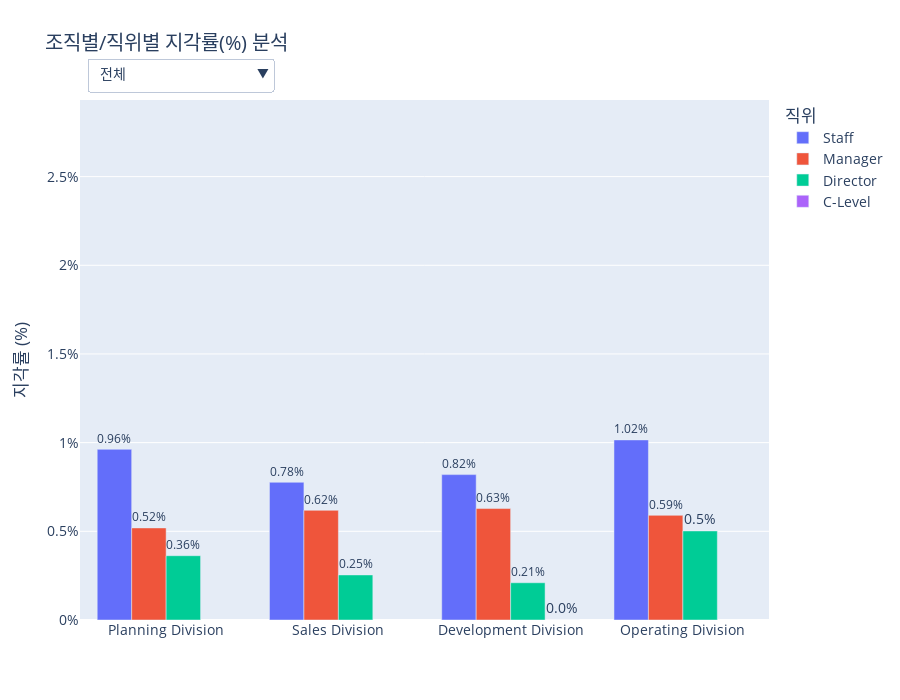

Here is the notebook cell this chart was saved with:
### Code cell
import pandas as pd
import numpy as np
import plotly.graph_objects as go
import plotly.io as pio
import plotly.express as px
import datetime

# --- 1. 데이터 임포트 ---
from services.tables.Time_Attendance.detailed_working_info_table import detailed_work_info_df
from services.tables.Time_Attendance.working_info_table import work_info_df
from services.tables.HR_Core.department_info_table import department_info_df
from services.tables.HR_Core.position_info_table import position_info_df
from services.tables.HR_Core.position_table import position_df
from services.tables.HR_Core.department_table import (
    dept_level_map, parent_map_dept, dept_name_map,
    division_order, office_order
)
from services.helpers.utils import find_parents

def create_figure():
    """
    제안 14: 조직별/직위별 지각률(%) 분석 그래프를 생성합니다.
    """
    # --- 2. 데이터 준비 및 가공 ---
    work_records = detailed_work_info_df.copy()
    work_records = work_records[~work_records['WORK_ETC'].isin(['휴가', '주말 휴무', '비번', '휴무'])]
    work_records = work_records[work_records['DATE_START_TIME'] != '-']
    normal_work_emp_ids = work_info_df[work_info_df['WORK_SYS_ID'] == 'WS001']['EMP_ID'].unique()
    work_records = work_records[work_records['EMP_ID'].isin(normal_work_emp_ids)].copy()
    work_records['DATE'] = pd.to_datetime(work_records['DATE'])
    
    dept_info_sorted = department_info_df.sort_values(['DEP_APP_START_DATE', 'EMP_ID'])
    pos_info_sorted = position_info_df.sort_values(['GRADE_START_DATE', 'EMP_ID'])
    analysis_df = work_records.sort_values(['DATE', 'EMP_ID'])
    analysis_df = pd.merge_asof(analysis_df, dept_info_sorted[['EMP_ID', 'DEP_APP_START_DATE', 'DEP_ID']],left_on='DATE', right_on='DEP_APP_START_DATE', by='EMP_ID', direction='backward')
    analysis_df = pd.merge_asof(analysis_df, pos_info_sorted[['EMP_ID', 'GRADE_START_DATE', 'POSITION_ID']],left_on='DATE', right_on='GRADE_START_DATE', by='EMP_ID', direction='backward')
    
    parent_info = analysis_df['DEP_ID'].apply(lambda x: find_parents(x, dept_level_map, parent_map_dept, dept_name_map))
    analysis_df = pd.concat([analysis_df, parent_info], axis=1)
    analysis_df = pd.merge(analysis_df, position_df[['POSITION_ID', 'POSITION_NAME']].drop_duplicates(), on='POSITION_ID', how='left')
    analysis_df = analysis_df.dropna(subset=['DIVISION_NAME', 'OFFICE_NAME', 'POSITION_NAME'])
    analysis_df = analysis_df.copy()
    
    analysis_df['START_TIME_OBJ'] = pd.to_datetime(analysis_df['DATE_START_TIME'], format='%H:%M', errors='coerce').dt.time
    gso_mask = analysis_df['OFFICE_NAME'] == 'Global Sales Office'
    analysis_df.loc[gso_mask, 'IS_LATE'] = analysis_df.loc[gso_mask, 'START_TIME_OBJ'] > datetime.time(11, 0)
    analysis_df.loc[~gso_mask, 'IS_LATE'] = analysis_df.loc[~gso_mask, 'START_TIME_OBJ'] > datetime.time(10, 0)
    
    total_days = analysis_df.groupby(['DIVISION_NAME', 'OFFICE_NAME', 'POSITION_NAME'], observed=False).size().reset_index(name='TOTAL_DAYS')
    late_days = analysis_df[analysis_df['IS_LATE']].groupby(['DIVISION_NAME', 'OFFICE_NAME', 'POSITION_NAME'], observed=False).size().reset_index(name='LATE_DAYS')
    lateness_df = pd.merge(total_days, late_days, on=['DIVISION_NAME', 'OFFICE_NAME', 'POSITION_NAME'], how='left').fillna(0)
    lateness_df['LATENESS_RATE'] = (lateness_df['LATE_DAYS'] / lateness_df['TOTAL_DAYS']) * 100
    div_lateness_df = lateness_df.groupby(['DIVISION_NAME', 'POSITION_NAME'], observed=False).agg(TOTAL_DAYS=('TOTAL_DAYS', 'sum'), LATE_DAYS=('LATE_DAYS', 'sum')).reset_index()
    div_lateness_df['LATENESS_RATE'] = (div_lateness_df['LATE_DAYS'] / div_lateness_df['TOTAL_DAYS']) * 100
    
    div_lateness_df['DIVISION_NAME'] = pd.Categorical(div_lateness_df['DIVISION_NAME'], categories=division_order, ordered=True)
    lateness_df['OFFICE_NAME'] = pd.Categorical(lateness_df['OFFICE_NAME'], categories=office_order, ordered=True)
    div_lateness_df = div_lateness_df.sort_values('DIVISION_NAME')
    lateness_df = lateness_df.sort_values(['DIVISION_NAME', 'OFFICE_NAME'])

    # --- 3. Plotly 인터랙티브 그래프 생성 ---
    y_max = pd.concat([div_lateness_df['LATENESS_RATE'], lateness_df['LATENESS_RATE']]).max()
    fixed_y_range = [0, y_max * 1.2]

    fig = go.Figure()
    position_order = ['Staff', 'Manager', 'Director', 'C-Level']
    colors = px.colors.qualitative.Plotly
    
    for i, pos_name in enumerate(position_order):
        df_filtered = div_lateness_df[div_lateness_df['POSITION_NAME'] == pos_name]
        fig.add_trace(go.Bar(x=df_filtered['DIVISION_NAME'], y=df_filtered['LATENESS_RATE'], name=pos_name, marker_color=colors[i],
                             text=df_filtered['LATENESS_RATE'].round(2).astype(str) + '%', textposition='outside'))
    
    office_traces_map = {}
    trace_idx_counter = len(fig.data)
    for div_name in division_order:
        office_div_df = lateness_df[lateness_df['DIVISION_NAME'] == div_name]
        office_traces_map[div_name] = []
        for j, pos_name in enumerate(position_order):
            df_filtered = office_div_df[office_div_df['POSITION_NAME'] == pos_name]
            fig.add_trace(go.Bar(x=df_filtered['OFFICE_NAME'], y=df_filtered['LATENESS_RATE'], name=pos_name, visible=False, marker_color=colors[j],
                                     text=df_filtered['LATENESS_RATE'].round(2).astype(str) + '%', textposition='outside'))
            office_traces_map[div_name].append(trace_idx_counter)
            trace_idx_counter += 1

    # --- 4. 드롭다운 메뉴 및 레이아웃 업데이트 ---
    buttons = []
    visible_div = [True]*len(position_order) + [False]*(len(fig.data)-len(position_order))
    text_div = [div_lateness_df[div_lateness_df['POSITION_NAME'] == p]['LATENESS_RATE'].round(2).astype(str) + '%' for p in position_order] + [None]*(len(fig.data)-len(position_order))
    buttons.append(dict(label='전체', method='update',
                        args=[{'visible': visible_div, 'text': text_div},
                              {'title': '전체 Division별 지각률(%) 분석', 'xaxis.title': 'Division'}]))

    for div_name in division_order:
        visibility_mask = [False] * len(fig.data)
        text_mask = [None] * len(fig.data)
        for trace_idx in office_traces_map.get(div_name, []):
            visibility_mask[trace_idx] = True
            pos_name = fig.data[trace_idx].name
            office_data = lateness_df[(lateness_df['DIVISION_NAME'] == div_name) & (lateness_df['POSITION_NAME'] == pos_name)]
            text_mask[trace_idx] = office_data['LATENESS_RATE'].round(2).astype(str) + '%'
        
        buttons.append(dict(label=f'{div_name}', method='update',
                            args=[{'visible': visibility_mask, 'text': text_mask},
                                  {'title': f'{div_name} 내 Office별 지각률(%) 분석', 'xaxis.title': 'Office'}]))
    
    fig.update_layout(
        updatemenus=[dict(active=0, buttons=buttons, direction="down", pad={"r": 10, "t": 10}, showactive=True, x=0.01, xanchor="left", y=1.1, yanchor="top")],
        title_text='조직별/직위별 지각률(%) 분석',
        yaxis_title='지각률 (%)',
        font_size=14, height=700,
        barmode='group',
        legend_title_text='직위',
        annotations=[dict(text="조직 선택:", showarrow=False, x=0, y=1.08, yref="paper", align="left")],
        yaxis=dict(ticksuffix="%", range=fixed_y_range)
    )
    
    return fig

# 이 파일을 직접 실행할 경우 그래프를 생성하여 보여줍니다.
if __name__ == '__main__':
    pio.renderers.default = 'vscode'
    fig = create_figure()
    fig.show()

### Figure 1 — Plotly figure (JSON) as saved in the notebook; plotly's stock layout.template omitted (floating-point values rounded to 4 significant figures)
{"data": [{"marker": {"color": "#636EFA"}, "name": "Staff", "text": ["0.96%", "0.78%", "0.82%", "1.02%"], "textposition": "outside", "type": "bar", "x": ["Planning Division", "Sales Division", "Development Division", "Operating Division"], "y": [0.9623, 0.7765, 0.8198, 1.015]}, {"marker": {"color": "#EF553B"}, "name": "Manager", "text": ["0.52%", "0.62%", "0.63%", "0.59%"], "textposition": "outside", "type": "bar", "x": ["Planning Division", "Sales Division", "Development Division", "Operating Division"], "y": [0.5192, 0.6184, 0.6284, 0.5901]}, {"marker": {"color": "#00CC96"}, "name": "Director", "text": ["0.36%", "0.25%", "0.21%", "0.5%"], "textposition": "outside", "type": "bar", "x": ["Planning Division", "Sales Division", "Development Division", "Operating Division"], "y": [0.3625, 0.2541, 0.21, 0.5022]}, {"marker": {"color": "#AB63FA"}, "name": "C-Level", "text": ["0.0%"], "textposition": "outside", "type": "bar", "x": ["Development Division"], "y": [0.0]}, {"marker": {"color": "#636EFA"}, "name": "Staff", "text": ["0.95%", "0.97%", "0.98%"], "textposition": "outside", "type": "bar", "visible": false, "x": ["Strategy Office", "Finance Office", "Planning Division (직속)"], "y": [0.953, 0.9667, 0.9833]}, {"marker": {"color": "#EF553B"}, "name": "Manager", "text": ["0.54%", "0.49%", "0.48%"], "textposition": "outside", "type": "bar", "visible": false, "x": ["Strategy Office", "Finance Office", "Planning Division (직속)"], "y": [0.542, 0.4929, 0.4788]}, {"marker": {"color": "#00CC96"}, "name": "Director", "text": ["0.37%", "0.36%", "0.0%"], "textposition": "outside", "type": "bar", "visible": false, "x": ["Strategy Office", "Finance Office", "Planning Division (직속)"], "y": [0.3725, 0.355, 0.0]}, {"marker": {"color": "#AB63FA"}, "name": "C-Level", "text": [], "textposition": "outside", "type": "bar", "visible": false, "x": [], "y": []}, {"marker": {"color": "#636EFA"}, "name": "Staff", "text": ["0.72%", "0.91%", "0.73%", "0.64%"], "textposition": "outside", "type": "bar", "visible": false, "x": ["Marketing Office", "Domestic Sales Office", "Global Sales Office", "Sales Division (직속)"], "y": [0.7163, 0.9072, 0.7323, 0.6409]}, {"marker": {"color": "#EF553B"}, "name": "Manager", "text": ["0.71%", "0.62%", "0.57%", "0.41%"], "textposition": "outside", "type": "bar", "visible": false, "x": ["Marketing Office", "Domestic Sales Office", "Global Sales Office", "Sales Division (직속)"], "y": [0.7072, 0.6164, 0.5708, 0.4064]}, {"marker": {"color": "#00CC96"}, "name": "Director", "text": ["0.17%", "0.31%", "0.33%", "0.0%"], "textposition": "outside", "type": "bar", "visible": false, "x": ["Marketing Office", "Domestic Sales Office", "Global Sales Office", "Sales Division (직속)"], "y": [0.1726, 0.3067, 0.3311, 0.0]}, {"marker": {"color": "#AB63FA"}, "name": "C-Level", "text": [], "textposition": "outside", "type": "bar", "visible": false, "x": [], "y": []}, {"marker": {"color": "#636EFA"}, "name": "Staff", "text": ["0.93%", "0.7%", "0.76%"], "textposition": "outside", "type": "bar", "visible": false, "x": ["R&D Office", "QA Office", "Development Division (직속)"], "y": [0.9315, 0.7001, 0.7617]}, {"marker": {"color": "#EF553B"}, "name": "Manager", "text": ["0.68%", "0.59%", "0.36%"], "textposition": "outside", "type": "bar", "visible": false, "x": ["R&D Office", "QA Office", "Development Division (직속)"], "y": [0.6776, 0.592, 0.3636]}, {"marker": {"color": "#00CC96"}, "name": "Director", "text": ["0.24%", "0.0%", "0.41%"], "textposition": "outside", "type": "bar", "visible": false, "x": ["R&D Office", "QA Office", "Development Division (직속)"], "y": [0.2413, 0.0, 0.4108]}, {"marker": {"color": "#AB63FA"}, "name": "C-Level", "text": ["0.0%"], "textposition": "outside", "type": "bar", "visible": false, "x": ["Development Division (직속)"], "y": [0.0]}, {"marker": {"color": "#636EFA"}, "name": "Staff", "text": ["0.94%", "1.11%", "0.89%"], "textposition": "outside", "type": "bar", "visible": false, "x": ["Engineering Office", "Production Office", "Operating Division (직속)"], "y": [0.9428, 1.109, 0.891]}, {"marker": {"color": "#EF553B"}, "name": "Manager", "text": ["0.73%", "0.41%", "0.0%"], "textposition": "outside", "type": "bar", "visible": false, "x": ["Engineering Office", "Production Office", "Operating Division (직속)"], "y": [0.7266, 0.4059, 0.0]}, {"marker": {"color": "#00CC96"}, "name": "Director", "text": ["0.0%", "0.0%", "2.44%"], "textposition": "outside", "type": "bar", "visible": false, "x": ["Engineering Office", "Production Office", "Operating Division (직속)"], "y": [0.0, 0.0, 2.443]}, {"marker": {"color": "#AB63FA"}, "name": "C-Level", "text": [], "textposition": "outside", "type": "bar", "visible": false, "x": [], "y": []}], "layout": {"annotations": [{"align": "left", "showarrow": false, "text": "조직 선택:", "x": 0, "y": 1.08, "yref": "paper"}], "barmode": "group", "font": {"size": 14}, "height": 700, "legend": {"title": {"text": "직위"}}, "title": {"text": "조직별/직위별 지각률(%) 분석"}, "updatemenus": [{"active": 0, "buttons": [{"args": [{"text": [["0.96%", "0.78%", "0.82%", "1.02%"], ["0.52%", "0.62%", "0.63%", "0.59%"], ["0.36%", "0.25%", "0.21%", "0.5%"], ["0.0%"], null, null, null, null, null, null, null, null, null, null, null, null, null, null, null, null], "visible": [true, true, true, true, false, false, false, false, false, false, false, false, false, false, false, false, false, false, false, false]}, {"title": "전체 Division별 지각률(%) 분석", "xaxis.title": "Division"}], "label": "전체", "method": "update"}, {"args": [{"text": [null, null, null, null, ["0.95%", "0.97%", "0.98%"], ["0.54%", "0.49%", "0.48%"], ["0.37%", "0.36%", "0.0%"], [], null, null, null, null, null, null, null, null, null, null, null, null], "visible": [false, false, false, false, true, true, true, true, false, false, false, false, false, false, false, false, false, false, false, false]}, {"title": "Planning Division 내 Office별 지각률(%) 분석", "xaxis.title": "Office"}], "label": "Planning Division", "method": "update"}, {"args": [{"text": [null, null, null, null, null, null, null, null, ["0.72%", "0.91%", "0.73%", "0.64%"], ["0.71%", "0.62%", "0.57%", "0.41%"], ["0.17%", "0.31%", "0.33%", "0.0%"], [], null, null, null, null, null, null, null, null], "visible": [false, false, false, false, false, false, false, false, true, true, true, true, false, false, false, false, false, false, false, false]}, {"title": "Sales Division 내 Office별 지각률(%) 분석", "xaxis.title": "Office"}], "label": "Sales Division", "method": "update"}, {"args": [{"text": [null, null, null, null, null, null, null, null, null, null, null, null, ["0.93%", "0.7%", "0.76%"], ["0.68%", "0.59%", "0.36%"], ["0.24%", "0.0%", "0.41%"], ["0.0%"], null, null, null, null], "visible": [false, false, false, false, false, false, false, false, false, false, false, false, true, true, true, true, false, false, false, false]}, {"title": "Development Division 내 Office별 지각률(%) 분석", "xaxis.title": "Office"}], "label": "Development Division", "method": "update"}, {"args": [{"text": [null, null, null, null, null, null, null, null, null, null, null, null, null, null, null, null, ["0.94%", "1.11%", "0.89%"], ["0.73%", "0.41%", "0.0%"], ["0.0%", "0.0%", "2.44%"], []], "visible": [false, false, false, false, false, false, false, false, false, false, false, false, false, false, false, false, true, true, true, true]}, {"title": "Operating Division 내 Office별 지각률(%) 분석", "xaxis.title": "Office"}], "label": "Operating Division", "method": "update"}], "direction": "down", "pad": {"r": 10, "t": 10}, "showactive": true, "x": 0.01, "xanchor": "left", "y": 1.1, "yanchor": "top"}], "yaxis": {"range": [0, 2.932], "ticksuffix": "%", "title": {"text": "지각률 (%)"}}}}
